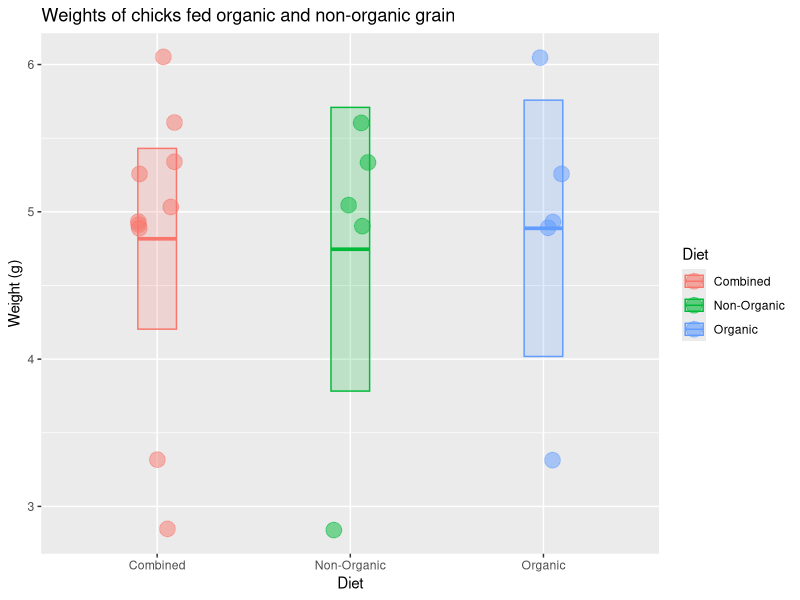

Write R code to recreate this figure.
## ---- chunk 1
x <- c(6.05, 4.89, 3.32, 4.93, 5.25, 5.04, 4.91, 2.84, 5.60, 5.34)
 x
## ---- chunk 2
length(x)  # sample size
 10
 median(x)  # median value
 4.985
 mean(x)    # mean value
 4.817
 sd(x)      # standard deviation
 0.9899725
## ---- chunk 3
n <- length(x) # sample size
 n
 10
 
 sem <- sd(x) / sqrt(n) # standard error of the mean
 sem
 0.3130568
## ---- chunk 4
mean(x) + 1.96 * sem                             # upper limit
 5.430591
 mean(x) - 1.96 * sem                             # lower limit
 4.203409
 c(mean(x) + 1.96 * sem, mean(x) - 1.96 * sem)    # both limits combined
 5.430591; 4.203409
## ---- chunk 5

library(tidyverse)

# check to make sure you did the part above correctly
# if not, generate some fake x data
if (!exists("x") | !is.numeric(x) | !length(x) == 10) x <- rep(1, 10)

# put the chick data into a data frame
chick_data <-
  tibble::tibble(
    diet = rep(c("Combined", "Combined", "Organic", "Non-Organic"), each = 5),
    weight = c(x, x)
  )

# summarize the chick weights by diet
chick_summary <-
  chick_data %>% 
  group_by(diet) %>% 
  summarize(
    mean = mean(weight),
    median = median(weight),
    sd = sd(weight),
    n = n(),
    sem = sd / sqrt(n),
    upper = mean + 1.96 * sem,   # upper confidence limit
    lower = mean - 1.96 * sem,   # lower confidence limit
    .groups = "drop"
  )

# plot chick weights
ggplot(chick_data, aes(x = diet, y = weight, color = diet, fill = diet)) +
  geom_jitter(size = 5, shape = 21, alpha = 0.5, width = 0.1) +
  geom_crossbar(
    mapping = aes(ymin = lower, ymax = upper, y = mean), 
    data = chick_summary,
    width = 0.2, alpha = 0.2
  ) +
  labs(
    title = "Weights of chicks fed organic and non-organic grain",
    x = "Diet",
    color = "Diet",
    fill = "Diet",
    y = "Weight (g)"
  )

